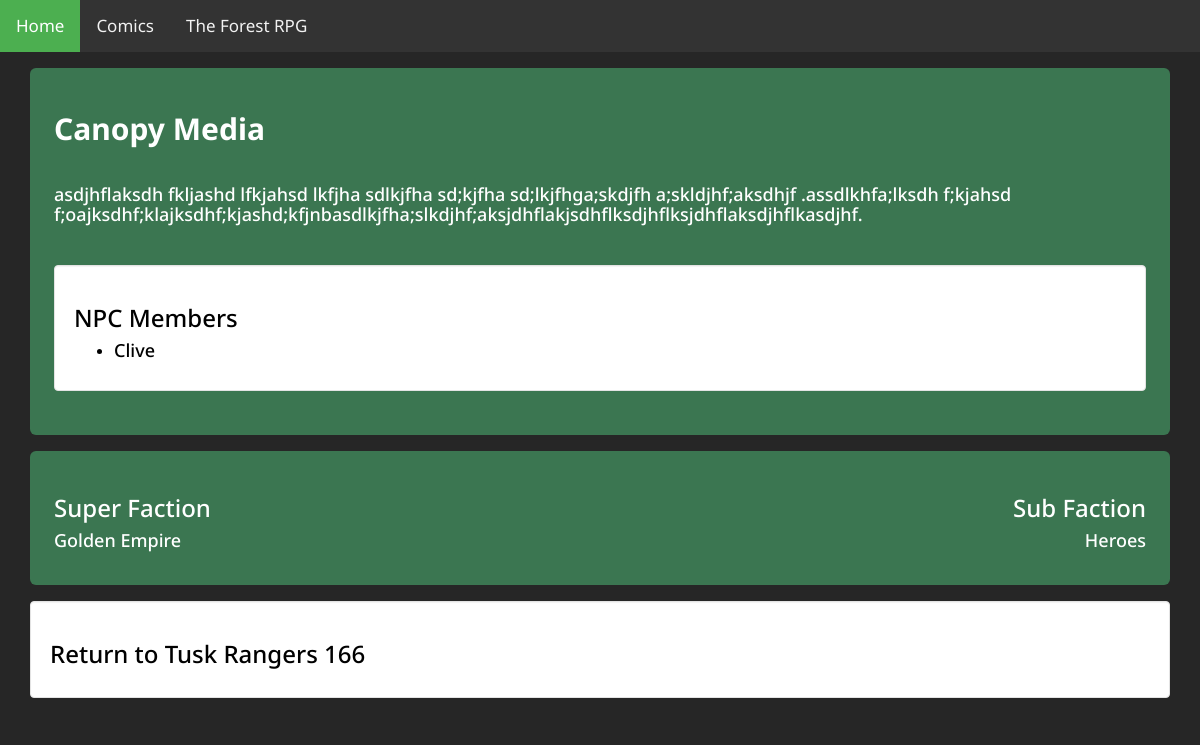
/rpg/group/3/faction/2, run on the app's committed database.
### stats/models.py (models this page shows, shortened)
class Faction(models.Model):
	FID = models.AutoField(primary_key=True)
	Name =  models.CharField(max_length=200)
	Image  =  models.CharField(max_length=200, blank=True, null=True)
	Details =  models.CharField(max_length=2000,blank=True, null=True)
	GC_notes = models.CharField(max_length=2000,blank=True, null=True)

class NPC_Disposition(models.Model):
	NID = models.ForeignKey(NPC, on_delete=models.CASCADE)
	GID = models.ForeignKey(Group, on_delete=models.CASCADE)
	Disposition = models.IntegerField(default=0)
	Details = models.CharField(max_length=2000,blank=True, null=True)
	EmogiOverride = models.CharField(max_length=5,blank=True, null=True)
	GC_notes = models.CharField(max_length=2000,blank=True, null=True)
	class Meta:
		unique_together = ('NID', 'GID')
		verbose_name = 'NPC_Disposition'
		verbose_name_plural = 'NPC_Dispositions'

class NPC(models.Model):
	NID = models.AutoField(primary_key=True)
	Name =  models.CharField(max_length=200)
	Image  =  models.CharField(max_length=200, blank=True, null=True)
	Alive = models.BooleanField(default = True)
	Status = models.ForeignKey(Status, on_delete=models.CASCADE)
	FID = models.ForeignKey(Faction, on_delete=models.CASCADE)
	Appearance  =  models.CharField(max_length=2000)
	Details =  models.CharField(max_length=2000,blank=True, null=True)
	GC_notes = models.CharField(max_length=2000,blank=True, null=True)
	class Meta:
		verbose_name = 'NPC'
		verbose_name_plural = 'NPCs'

class Faction_Chain(models.Model):
	FID = models.ForeignKey(Faction, on_delete=models.CASCADE)
	SuperFID = models.ForeignKey(Faction, on_delete=models.CASCADE, related_name='Super')

class Group(models.Model):
	GID = models.AutoField(primary_key=True)
	FID = models.ForeignKey(Faction, on_delete=models.CASCADE)
	Name = models.CharField(max_length=200)
	GC_notes = models.CharField(max_length=2000,blank=True, null=True)

### stats/views.py (the view)
# urls.py: path('group/<int:GIDin>/faction/<int:FIDin>', views.FactionPage, name = 'FactionPage'),
def FactionPage(request, GIDin,FIDin):
	if CanViewGroup(request,GIDin):
		theGroup = get_object_or_404(Group,GID = GIDin)
		theFaction = get_object_or_404(Faction,FID = FIDin)
		superFactions = Faction_Chain.objects.filter(FID = FIDin).order_by('FID__Name')
		subFactions  = Faction_Chain.objects.filter(SuperFID = FIDin).order_by('FID__Name')
		NPCPrefilter = NPC.objects.filter(FID = FIDin).order_by('Name')
		NPCList = NPC_Disposition.objects.filter(GID = GIDin,NID__in = set(NPCPrefilter.values_list('NID', flat=True))).order_by('NID__Name')
		return render(request, 'stats/faction.html', {
		'Group':theGroup,'Faction':theFaction,
		'superFactions':superFactions,
		'subFactions':subFactions,
		'NPCList':NPCList})
	else:
		return HttpResponseRedirect(reverse('index'))

### stats/views.py (called while the page is built)
def CanViewGroup(request,GIDin):
	userHasGroup = False
	publicGroups = public_Group.objects.filter(GID = GIDin).first()
	if publicGroups != None:
		userHasGroup = publicGroups.IsPublic
	if not userHasGroup:
		userHasGroup = isGameCommander(request, GIDin)
	if not userHasGroup and request.user.is_authenticated:
			accessstats = Group_Access.objects.filter(PID = getPid(request), GID = GIDin).first()
			if accessstats != None:
				userHasGroup = accessstats.IsPlayer
	return userHasGroup

### stats/templates/stats/faction.html (shortened to what this page needs)
{% extends 'stats/base.html' %}
{% block content %}
<div class="container-fluid">
	<div class="col-md-12">
			{% if Faction %}
				<div class="well-lg">
					<div class="col">
							<h2><b>{{Faction.Name}}</b></h2>
							<p>&nbsp;</p>
							<h4>{{Faction.Details}}<h4>
					</div>
					<p>&nbsp;</p>
					{% if NPCList %}
					<div class="well">
						<h3>NPC Members</h3>
						<ul>
						{% for NPC in NPCList %}
							<li><h4>
								<a href="{% url 'NPCpage' Group.GID NPC.NID.NID %}">{{ NPC.NID.Name }}</a>
							</h4></li>
						{% endfor %}
						</ul>
					</div>
				{% endif %}
				</div>
				{% if superFactions  or subFactions%}
					<div class="well-lg">
					<div class="row">
					{% if superFactions %}
						<div class="col-md-6">
							<h3>Super Faction</h3>
							{% for fac in superFactions %}
								<h4><a href="{% url 'FactionPage' Group.GID fac.SuperFID.FID %}">{{ fac.SuperFID.Name }}</a></h4>
							{% endfor %}
						</div>
					{% endif %}
					{% if subFactions %}
						{% if superFactions %}<div class="col-md-6 text-right">{% else %}<div class="col-md-12 text-right">{% endif %}
							<h3>Sub Faction</h3>
							{% for fac in subFactions %}
								<h4><a href="{% url 'FactionPage' Group.GID fac.FID.FID %}">{{ fac.FID.Name }}</a></h4>
							{% endfor %}
						</div>
					{% endif %}
					</div>
					</div>
				{% endif %}
			{% else %}
				<div class="well-lg"><h2>No Faction Data.</p></h2></div>
			{% endif %}
			<div class="well">
				<h3 class="active"><a href="{% url 'group' Group.GID %}">Return to {{Group.Name}}</a></h3>
			</div>
	</div>
</div>
{% endblock %}

### stats/templates/stats/base.html (style rules this page uses)
body { font-family: 'Noto Sans', sans-serif; background: #262626; !important; }
body a { color: White; }
.well-lg { color: ; background-color: #3b7651; //padding: 6px 8px 6px 16px; margin: 16px 0; }
.well { color: black; background-color: white; }
.well a { color: black; }

### data on the page
Faction: Name "Canopy Media", Details "asdjhflaksdh fkljashd lfkjahsd lkfjha sdlkjfha sd;kjfha sd;lkjfhga;skdjfh a;skldjhf;aksdhjf .assdlkhfa;lksdh f;kjahsd f;oajksdhf;klajksdhf;kjashd;kfjnbasdlkjfha;slkdjhf;aksjdhflakjsdhflksdjhflksjdhflaksdjhflkasdjhf."
NPC_Disposition: NID.Name "Clive"
Faction_Chain: SuperFID.Name "Golden Empire"
Faction_Chain: FID.Name "Heroes"
Group: Name "Tusk Rangers 166"
